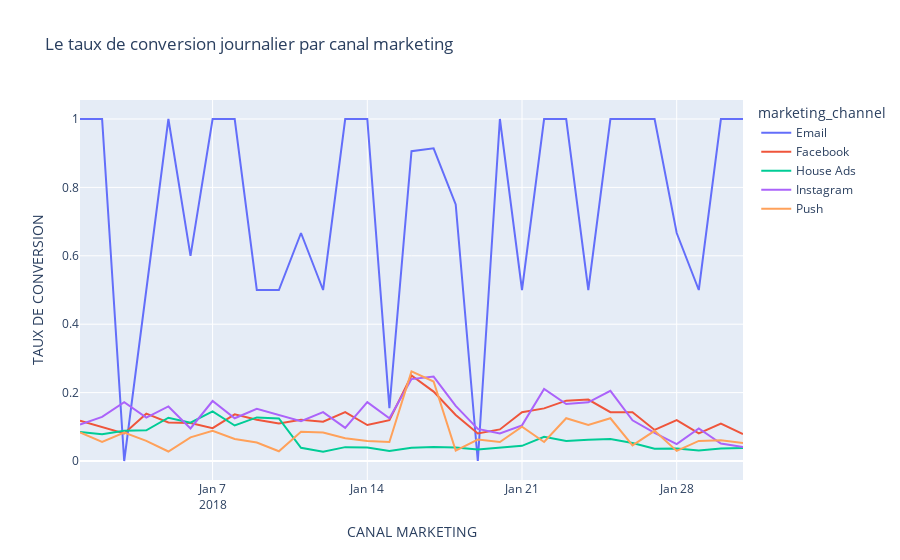

The code cell stored with this chart in its notebook:
### Code cell
# Create line plot of `inertia_errors` vs `n_clusters`
fig_canal_marketing = px.line(
    daily_conv_rate_canal,
    title="Le taux de conversion journalier par canal marketing\n"
    
)
fig_canal_marketing.update_layout(xaxis_title="CANAL MARKETING", yaxis_title="TAUX DE CONVERSION\n")
fig_canal_marketing.show()
